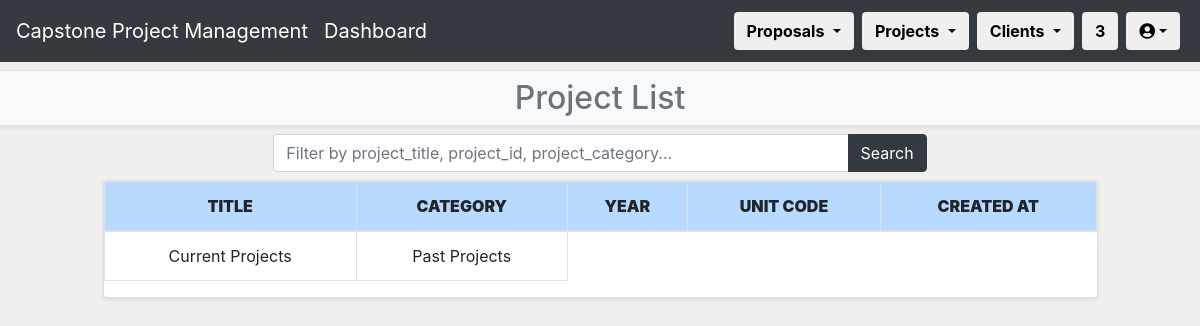
The page /CPPMS/project/project_list/ (signed in) on the database as committed earlier.
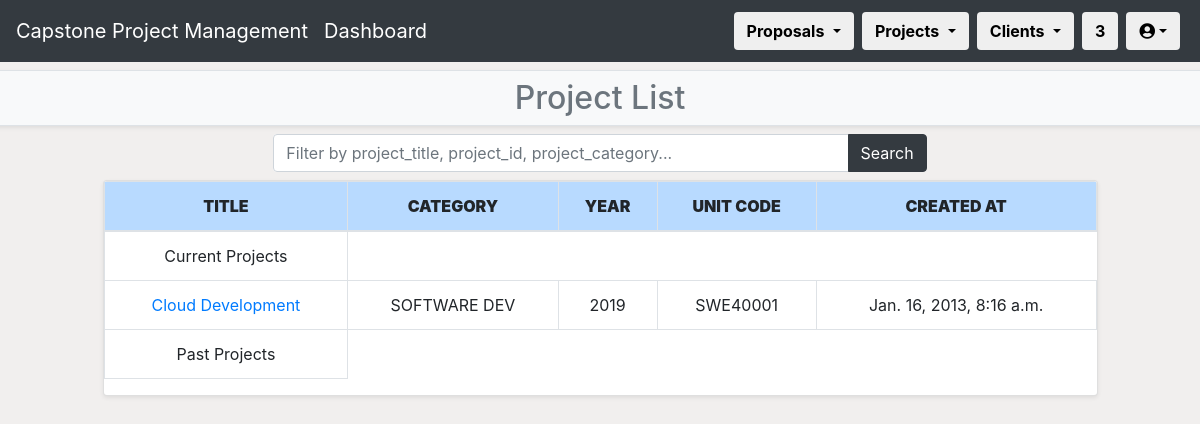
The same page on the database as committed later.
### CPPMS/models.py (models this page shows, shortened)
class Project(models.Model):
    title = models.CharField(max_length=128, default="", unique=True)
    created_at = models.DateTimeField(auto_now_add=True)
    updated_at = models.DateTimeField(auto_now=True)
    category = models.CharField(max_length=128, default="")
    year = models.IntegerField(default="0000")
    completed = models.BooleanField(default=0)
    pass
    unit = models.ForeignKey(
        Unit,
        models.SET_NULL,
        blank=True,
        null=True
    )
    proposal = models.ForeignKey(
        Proposal,
        on_delete=models.CASCADE,
        blank=True,
        null=True
    )
    internal_supervisor = models.ForeignKey(
        Internal_Supervisor,
        models.SET_NULL,
        blank=True,
        null=True
    )
    group = models.ForeignKey(
        Group,
        models.SET_NULL,
        blank=True,
        null=True
    )

class Unit(models.Model):
    title = models.CharField(max_length=128, default="", unique=True)
    created_at = models.DateTimeField(auto_now_add=True)
    updated_at = models.DateTimeField(auto_now=True)
    unit_code = models.CharField(max_length=8, default="AAA0001")
    BB_unit_code = models.CharField(max_length=8, default="AAA0001")
    ulos = models.TextField(default="")
    convenor = models.CharField(max_length=128, default="N/A")
    pass
    def __str__(self):
        return self.unit_code

### CPPMS/views.py (the view)
# urls.py: path("project/project_list/",
@login_required(login_url="/CPPMS/login/")
def project_list(request):
    username = request.user.first_name + " " + request.user.last_name
    count()
    if request.method == "POST":
        filter_value = request.POST.get("project_list")
    else:
        filter_value = ""
    project_list = Project.objects.all()
    if filter_value:
        project_filter = project_list.filter(
            Q(pk__icontains=filter_value)
            | Q(title__icontains=filter_value)
            | Q(category__icontains=filter_value)
            | Q(completed=False)
        )
        past_projects = project_filter.filter(completed=True)
    else:
        project_filter = project_list.all()
        past_projects = project_list.filter(completed=True)
    return render(
        request,
        "project_list.html",
        {
            "count": count,
            "project_filter": project_filter,
            "filter_value": filter_value,
            "past_projects": past_projects,
            "username": username
        }
    )

### CPPMS/views.py (called while the page is built)
def count():
    count = []
    count_web = Incoming_Proposal.proposals.all().count()
    count_word = Upload_Proposal.objects.all().count()
    count_all = count_web + count_word
    count_all_proposal = Proposal.objects.all().count()
    count_all_client = Client.objects.all().count()
    count = [count_web, count_word, count_all,count_all_proposal,count_all_client]
    return count

### CPPMS/templates/project_list.html (shortened to what this page needs)
{% extends "project.html" %}
{% block sub-page_content %}
{% if not messages %}
<h2>Project List</h2>
{% else %}
<h2>Project List</h2>
{% for message in messages %}<li>{{ message }}</li>{% endfor %}
{% endif %}
{% endblock %}
{% block page_detail_content %}
<div class="row mb-2">
    <div class="col-md-1"></div>
    <div class="col">
        <div class="row mb-2">
            <div class="col-sm-2"></div>
            <div class="col">
                <form method="POST" class="form bg-white rounded">
                    <div class="input-group">
                        <input id="txtSearch2" type="text" class="form-control" placeholder="Filter by project_title, project_id, project_category..." name="project_list" value="{{ filter_value }}" />
                        <div class="input-group-append">
                            <button class="btn btn-dark" type="submit">Search</button>
                        </div>
                    </div>
                </form>
            </div>
            <div class="col-sm-2"></div>
        </div>
        <div class="row mb-2">
            <div class="col">
                <div class="table-responsive card shadow-sm">
                    <table class="table table-bordered table-hover text-center">
                        <thead>
                            <tr class="table-primary">
                                <th scope="col"><strong>TITLE</strong></th>
                                <th scope="col"><strong>CATEGORY</strong></th>
                                <th scope="col"><strong>YEAR</strong></th>
                                <th scope="col"><strong>UNIT CODE</strong></th>
                                <th scope="col"><strong>CREATED AT</strong></th>
                            </tr>
                        </thead>
                        <tbody>
                            <td>Current Projects</td>
                            {% for project in project_filter %}
                            <tr scope="row">
                                <td><a href="project_detail/{{ project.pk }}">{{ project.title }}</a></td>
                                <td>{{ project.category }}</td>
                                <td>{{ project.year }}</td>
                                <td>{{ project.unit }}</td>
                                <td>{{ project.created_at }}</td>
                            </tr>
                            {% endfor %}
                            <td>Past Projects</td>
                        </tbody>
                    </table>
                </div>
            </div>
        </div>
    </div>
    <div class="col-md-1"></div>
</div>
{% endblock %}

Rows that differ between the two databases and show on the page:
added Project: title "Cloud Development", category "SOFTWARE DEV", year "2019", unit "SWE40001", created_at "Jan. 16, 2013, 8:16 a.m."
